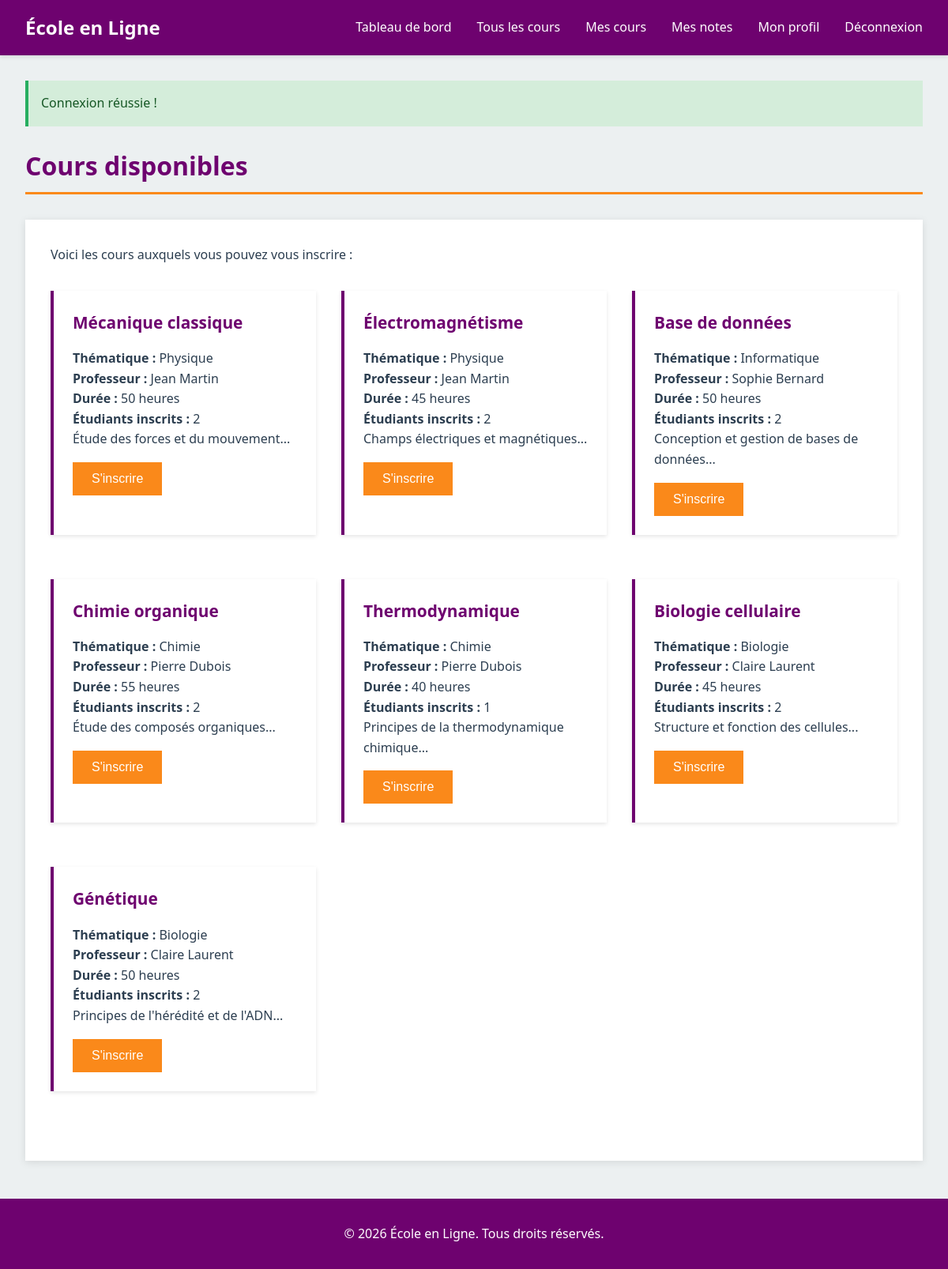
Page /student/courses (signed in) on the committed database.
### tables this page shows
CREATE TABLE cours (
    id_cours INT PRIMARY KEY AUTO_INCREMENT,
    id_professeur INT NOT NULL,
    thematique VARCHAR(100) NOT NULL,
    intitule VARCHAR(255) NOT NULL,
    description TEXT NOT NULL,
    duree_heures INT NOT NULL,
    created_at TIMESTAMP DEFAULT CURRENT_TIMESTAMP,
    FOREIGN KEY (id_professeur) REFERENCES professeur(id_professeur) ON DELETE CASCADE
);

CREATE TABLE professeur (
    id_professeur INT PRIMARY KEY AUTO_INCREMENT,
    id_user INT NOT NULL,
    nom VARCHAR(100) NOT NULL,
    prenom VARCHAR(100) NOT NULL,
    specialite VARCHAR(100) NOT NULL,
    bio TEXT NULL,
    photo VARCHAR(255) NULL,
    FOREIGN KEY (id_user) REFERENCES user(id_user) ON DELETE CASCADE
);

### controllers/StudentController.php (called while the page is built, shortened)
<?php
require_once __DIR__ . '/../models/Student.php';
class StudentController {
    public function courses() {
        $studentModel = new Student();
        $student = $studentModel->getByUserId($_SESSION['user_id']);
        $availableCourses = $studentModel->getAvailableCourses($student['id_etudiant']);
        require_once __DIR__ . '/../views/student/courses.php';
    }
}
?>

### models/student.php (called while the page is built, shortened)
<?php
require_once __DIR__ . '/../config/Database.php';
class Student {
    private $conn;
    private $table = 'etudiant';
    public function __construct() {
        $database = new Database();
        $this->conn = $database->getConnection();
    }
    public function getByUserId($userId) {
        $query = "SELECT * FROM " . $this->table . " WHERE id_user = :id_user";
        $stmt = $this->conn->prepare($query);
        $stmt->bindParam(':id_user', $userId);
        $stmt->execute();
        return $stmt->fetch();
    }
    public function getAvailableCourses($studentId) {
        $query = "SELECT c.*, p.nom as prof_nom, p.prenom as prof_prenom,
                  (SELECT COUNT(*) FROM inscription WHERE id_cours = c.id_cours) as nb_etudiants
                  FROM cours c
                  JOIN professeur p ON c.id_professeur = p.id_professeur
                  WHERE c.id_cours NOT IN (
                      SELECT id_cours FROM inscription WHERE id_etudiant = :id_etudiant
                  )
                  ORDER BY c.created_at DESC";
        $stmt = $this->conn->prepare($query);
        $stmt->bindParam(':id_etudiant', $studentId);
        $stmt->execute();
        return $stmt->fetchAll();
    }
}
?>

### config/database.php (called while the page is built)
<?php
class Database {
    private $host = DB_HOST;
    private $db_name = DB_NAME;
    private $username = DB_USER;
    private $password = DB_PASS;
    private $conn = null;
    public function getConnection() {
        if ($this->conn === null) {
            try {
                $this->conn = new PDO(
                    "mysql:host=" . $this->host . ";dbname=" . $this->db_name . ";charset=utf8mb4",
                    $this->username,
                    $this->password
                );
                $this->conn->setAttribute(PDO::ATTR_ERRMODE, PDO::ERRMODE_EXCEPTION);
                $this->conn->setAttribute(PDO::ATTR_DEFAULT_FETCH_MODE, PDO::FETCH_ASSOC);
            } catch(PDOException $e) {
                die("Erreur de connexion : " . $e->getMessage());
            }
        }
        return $this->conn;
    }
}
?>

### views/student/courses.php (the view, shortened to what this page needs)
<?php
require_once __DIR__ . '/../layout/header.php';
?>
<div class="container">
    <?php if (isset($_SESSION['success'])): ?>
        <div class="alert alert-success">
            <?php echo $_SESSION['success']; unset($_SESSION['success']); ?>
        </div>
    <?php endif; ?>
    <h1>Cours disponibles</h1>
    <div class="content-wrapper">
        <?php if (empty($availableCourses)): ?>
            <div class="alert alert-info">
                Vous êtes inscrit à tous les cours disponibles ou aucun cours n'est disponible.
            </div>
        <?php else: ?>
            <p>Voici les cours auxquels vous pouvez vous inscrire :</p>
            <div class="grid grid-2">
                <?php foreach ($availableCourses as $course): ?>
                    <div class="card">
                        <h3 class="card-title"><?php echo htmlspecialchars($course['intitule']); ?></h3>
                        <div class="card-content">
                            <p><strong>Thématique :</strong> <?php echo htmlspecialchars($course['thematique']); ?></p>
                            <p><strong>Professeur :</strong> <?php echo htmlspecialchars($course['prof_prenom'] . ' ' . $course['prof_nom']); ?></p>
                            <p><strong>Durée :</strong> <?php echo $course['duree_heures']; ?> heures</p>
                            <p><strong>Étudiants inscrits :</strong> <?php echo $course['nb_etudiants']; ?></p>
                            <?php if ($course['description']): ?>
                                <p><?php echo nl2br(htmlspecialchars(substr($course['description'], 0, 150))); ?>...</p>
                            <?php endif; ?>
                        </div>
                        <div class="card-actions">
                            <form action="<?php echo BASE_URL; ?>/student/enroll" method="POST" style="display: inline;">
                                <button type="submit" class="btn btn-highlight">S'inscrire</button>
                            </form>
                        </div>
                    </div>
                <?php endforeach; ?>
            </div>
        <?php endif; ?>
    </div>
</div>
<?php require_once __DIR__ . '/../layout/footer.php'; ?>

### public/css/style.css (style rules this page uses)
:root { --primary: #6E026F; --secondary: #ABDADC; --accent: #F1E6C9; --highlight: #FA891A; --dark: #2c3e50; --light: #ecf0f1; --white: #ffffff; --gray: #95a5a6; --success: #27ae60; --danger: #e74c3c; }
* { margin: 0; padding: 0; box-sizing: border-box; }
body { font-family: 'Segoe UI', Tahoma, Geneva, Verdana, sans-serif; line-height: 1.6; color: var(--dark); background-color: var(--light); }
.container { max-width: 1200px; margin: 2rem auto; padding: 0 2rem; }
.content-wrapper { background-color: var(--white); padding: 2rem; margin: 2rem 0; box-shadow: 0 2px 10px rgba(0,0,0,0.1); }
h1 { color: var(--primary); margin-bottom: 1.5rem; font-size: 2rem; border-bottom: 3px solid var(--highlight); padding-bottom: 0.5rem; }
h3 { color: var(--dark); margin-bottom: 0.75rem; }
form { max-width: 600px; }
.btn { display: inline-block; padding: 0.75rem 1.5rem; border: none; cursor: pointer; font-size: 1rem; transition: all 0.3s; text-align: center; }
.btn-highlight { background-color: var(--highlight); color: var(--white); }
.alert { padding: 1rem; margin-bottom: 1.5rem; border-left: 4px solid; }
.alert-success { background-color: #d4edda; border-color: var(--success); color: #155724; }
.card { background-color: var(--white); padding: 1.5rem; margin-bottom: 1.5rem; box-shadow: 0 2px 5px rgba(0,0,0,0.1); border-left: 4px solid var(--primary); }
.card-title { color: var(--primary); margin-bottom: 1rem; font-size: 1.3rem; }
.card-content { color: var(--dark); }
.card-actions { margin-top: 1rem; display: flex; gap: 1rem; }
.grid { display: grid; gap: 2rem; margin: 2rem 0; }
.grid-2 { grid-template-columns: repeat(auto-fit, minmax(300px, 1fr)); }

### rows in the picture
cours: intitule "Mécanique classique", thematique "Physique", id_professeur.nom "Jean Martin", duree_heures "50", nb_etudiants "2", description "Étude des forces et du mouvement"
cours: intitule "Électromagnétisme", thematique "Physique", id_professeur.nom "Jean Martin", duree_heures "45", nb_etudiants "2", description "Champs électriques et magnétiques"
cours: intitule "Base de données", thematique "Informatique", id_professeur.nom "Sophie Bernard", duree_heures "50", nb_etudiants "2", description "Conception et gestion de bases de données"
cours: intitule "Chimie organique", thematique "Chimie", id_professeur.nom "Pierre Dubois", duree_heures "55", nb_etudiants "2", description "Étude des composés organiques"
cours: intitule "Thermodynamique", thematique "Chimie", id_professeur.nom "Pierre Dubois", duree_heures "40", nb_etudiants "1", description "Principes de la thermodynamique chimique"
cours: intitule "Biologie cellulaire", thematique "Biologie", id_professeur.nom "Claire Laurent", duree_heures "45", nb_etudiants "2", description "Structure et fonction des cellules"
cours: intitule "Génétique", thematique "Biologie", id_professeur.nom "Claire Laurent", duree_heures "50", nb_etudiants "2", description "Principes de l'hérédité et de l'ADN"

### other values in the picture
$_SESSION['success'] "Connexion réussie !"
